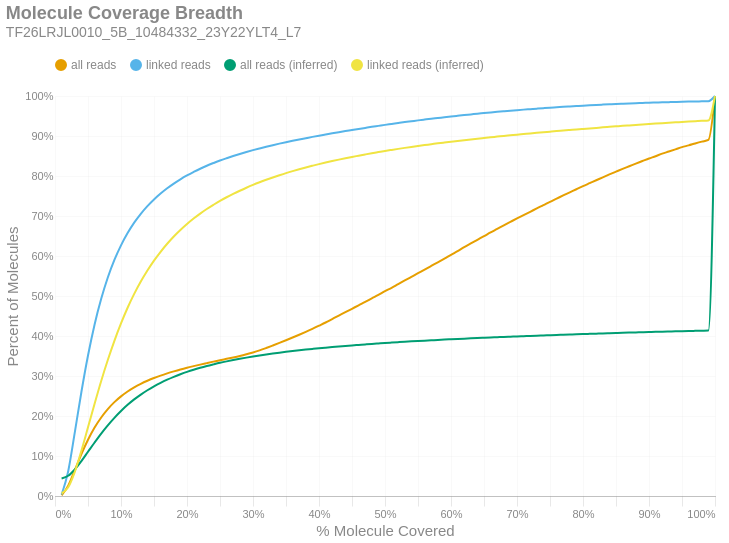

Notebook code cell kept with this figure:
### Markdown cell above
### Molecule Read Coverage
This chart shows molecule coverage breadth as computed by the number of bases aligned to that molecule. In other words, "*how much of each unique long molecule is actually sequenced/aligned?*" Keep in mind there is a distinction between sequences and alignments, since some sequences belonging to a particular molecule may not align well and wouldn't appear in the alignment data. This chart also shows molecule coverage breadth as computed by the *inferred fragment* from which the aligned sequences originate. Unlike read coverage, this calculation takes into account the total insert size, including unsequenced gaps between the forward and reverse reads. Like the previous figures, these are cumulative percents.

### Code cell
if SKIPLR:
    print_html(f"Skipped")
else:
    binned_df = consolidated_hist(valids['coverage_bp'], mask, 0.01, True)
    binned_df_inf = consolidated_hist(valids['coverage_inserts'], mask, 0.01, True)
    binned_df = binned_df.with_columns(pl.lit(binned_df_inf['all reads (cumsum)']).alias('all reads (inferred)'))
    binned_df = binned_df.with_columns(pl.lit(binned_df_inf['linked reads (cumsum)']).alias('linked reads (inferred)'))
    binned_df = binned_df.with_columns(
        (pl.col('bin').cast(pl.Float64) + 0.01).alias('right_edge')
    )

    with SafeRender(binned_df):
        (
            density_plot(binned_df, 'Molecule Coverage Breadth', samplename, 'molcov', ['all reads (inferred)','linked reads (inferred)'])
            .encode(
                #x=alt.X('bin:Q', title="% Molecule Covered").axis(format = '%').scale(padding=0),
                x=alt.X('right_edge:Q', title="% Molecule Covered").axis(format='%').scale(padding=0),
                y=alt.Y('value:Q', title='Percent of Molecules')
                    .axis(format='%')
                    .stack(False)
                    .scale(domainMin=0, padding=0),
                color=alt.Color("key:N").scale(domain = ["all reads", "linked reads", "all reads (inferred)", "linked reads (inferred)"]),
                tooltip = [
                    alt.Tooltip("key:N", title = "Data Type"),
                    alt.Tooltip("range_label:N", title="% Molecule Covered"),
                    alt.Tooltip("value:Q", format = ".2%", title="% Molecules")
                ]
            )
        ).display()

### Figure 1 — Vega-Lite specification as saved in the notebook (floating-point values rounded to 4 significant figures)
{"width": "container", "height": 400, "config": {"title": {"anchor": "start", "dy": -15, "fontSize": 18, "color": "#888888", "subtitleColor": "#888888", "subtitleFontSize": 14}, "arc": {"fill": "#0072B2"}, "axis": {"domainColor": "#888888", "domainWidth": 0.5, "gridWidth": 0.2, "grid": false, "titleFontWeight": 400, "titleFontSize": 15, "labelFontSize": 11, "labelColor": "#888888", "tickColor": "#888888", "tickWidth": 0.2, "titleColor": "#888888"}, "axisBand": {"grid": false}, "axisX": {"grid": true, "tickSize": 10, "domainCap": "round"}, "axisY": {"domain": false, "grid": true, "tickSize": 0, "domainCap": "round"}, "background": "transparent", "header": {"labelFontSize": 15, "labelColor": "#888888", "titleFontSize": 15, "titleFontWeight": 600, "titleColor": "#888888"}, "legend": {"labelFont": "sans-serif", "labelFontSize": 12, "labelColor": "#888888", "symbolSize": 100, "symbolType": "circle", "titleFontSize": 12, "titlePadding": 10, "titleColor": "#888888", "title": null, "orient": "top"}, "range": {"category": ["#E69F00", "#56B4E9", "#009E73", "#F0E442", "#0072B2", "#D55E00", "#CC79A7", "#000000"], "diverging": ["#cfe8f3", "#a2d4ec", "#73bfe2", "#46abdb", "#1696d2", "#12719e"]}, "area": {"fill": "#0072B2", "fillOpacity": 0.7, "line": true, "strokeOpacity": 0.7}, "line": {"color": "#0072B2", "stroke": "#0072B2", "strokeWidth": 2}, "trail": {"color": "#0072B2", "stroke": "#0072B2", "strokeWidth": 0, "size": 1}, "point": {"filled": true, "fillOpacity": 1.0, "size": 95}, "text": {"color": "#888888", "fontSize": 11, "align": "right", "fontWeight": 400, "size": 11}, "bar": {"fill": "#0072B2", "stroke": null}, "view": {"stroke": null, "continuousWidth": 660, "continuousHeight": 400}}, "data": {"name": "data-3c1292a9e350cd3934bed6e832c23c2a"}, "mark": {"type": "line", "interpolate": "monotone", "point": {"opacity": 0, "size": 275}}, "encoding": {"color": {"field": "key", "scale": {"domain": ["all reads", "linked reads", "all reads (inferred)", "linked reads (inferred)"]}, "type": "nominal"}, "tooltip": [{"field": "key", "title": "Data Type", "type": "nominal"}, {"field": "range_label", "title": "% Molecule Covered", "type": "nominal"}, {"field": "value", "format": ".2%", "title": "% Molecules", "type": "quantitative"}], "x": {"axis": {"format": "%"}, "field": "right_edge", "scale": {"padding": 0}, "title": "% Molecule Covered", "type": "quantitative"}, "y": {"axis": {"format": "%"}, "field": "value", "scale": {"domainMin": 0, "padding": 0}, "stack": false, "title": "Percent of Molecules", "type": "quantitative"}}, "params": [{"name": "param_c36ac31b6afebe62", "select": {"type": "point", "fields": ["key"]}, "bind": "legend"}], "title": {"text": "Molecule Coverage Breadth", "subtitle": "TF26LRJL0010_5B_10484332_23Y22YLT4_L7"}, "transform": [{"fold": ["all reads (cumsum)", "linked reads (cumsum)", "all reads (inferred)", "linked reads (inferred)"]}, {"calculate": "replace(datum.key, ' (cumsum)', '')", "as": "key"}, {"filter": {"param": "param_c36ac31b6afebe62"}}], "usermeta": {"embedOptions": {"downloadFileName": "TF26LRJL0010_5B_10484332_23Y22YLT4_L7.molcov"}}, "$schema": "https://vega.github.io/schema/vega-lite/v6.4.1.json", "datasets": {"data-3c1292a9e350cd3934bed6e832c23c2a": [{"bin": "0.0", "interval": "0.0-0.01", "all reads": 0.001877, "linked reads": 0.003641, "all reads (cumsum)": 0.001877, "linked reads (cumsum)": 0.003641, "range_label": "0.0-0.01", "all reads (inferred)": 0.04375, "linked reads (inferred)": 0.006668, "right_edge": 0.01}, {"bin": "0.01", "interval": "0.01-0.02", "all reads": 0.02404, "linked reads": 0.05837, "all reads (cumsum)": 0.02591, "linked reads (cumsum)": 0.06201, "range_label": "0.01-0.02", "all reads (inferred)": 0.05058, "linked reads (inferred)": 0.02179, "right_edge": 0.02}, {"bin": "0.02", "interval": "0.02-0.03", "all reads": 0.03878, "linked reads": 0.09694, "all reads (cumsum)": 0.06469, "linked reads (cumsum)": 0.1589, "range_label": "0.02-0.03", "all reads (inferred)": 0.06629, "linked reads (inferred)": 0.06033, "right_edge": 0.03}, {"bin": "0.03", "interval": "0.03-0.04", "all reads": 0.0399, "linked reads": 0.101, "all reads (cumsum)": 0.1046, "linked reads (cumsum)": 0.2599, "range_label": "0.03-0.04", "all reads (inferred)": 0.08729, "linked reads (inferred)": 0.113, "right_edge": 0.04}, {"bin": "0.04", "interval": "0.04-0.05", "all reads": 0.0359, "linked reads": 0.09117, "all reads (cumsum)": 0.1405, "linked reads (cumsum)": 0.3511, "range_label": "0.04-0.05", "all reads (inferred)": 0.1105, "linked reads (inferred)": 0.1716, "right_edge": 0.05}, {"bin": "0.05", "interval": "0.05-0.06", "all reads": 0.03064, "linked reads": 0.0779, "all reads (cumsum)": 0.1711, "linked reads (cumsum)": 0.429, "range_label": "0.05-0.06", "all reads (inferred)": 0.1337, "linked reads (inferred)": 0.2307, "right_edge": 0.06}, {"bin": "0.06", "interval": "0.06-0.07", "all reads": 0.0252, "linked reads": 0.0641, "all reads (cumsum)": 0.1963, "linked reads (cumsum)": 0.4931, "range_label": "0.06-0.07", "all reads (inferred)": 0.1561, "linked reads (inferred)": 0.2876, "right_edge": 0.07}, {"bin": "0.07", "interval": "0.07-0.08", "all reads": 0.02097, "linked reads": 0.05326, "all reads (cumsum)": 0.2173, "linked reads (cumsum)": 0.5463, "range_label": "0.07-0.08", "all reads (inferred)": 0.1766, "linked reads (inferred)": 0.3399, "right_edge": 0.08}, {"bin": "0.08", "interval": "0.08-0.09", "all reads": 0.01732, "linked reads": 0.04392, "all reads (cumsum)": 0.2346, "linked reads (cumsum)": 0.5903, "range_label": "0.08-0.09", "all reads (inferred)": 0.1955, "linked reads (inferred)": 0.3879, "right_edge": 0.09}, {"bin": "0.09", "interval": "0.09-0.1", "all reads": 0.01439, "linked reads": 0.03642, "all reads (cumsum)": 0.249, "linked reads (cumsum)": 0.6267, "range_label": "0.09-0.1", "all reads (inferred)": 0.2125, "linked reads (inferred)": 0.4314, "right_edge": 0.1}, {"bin": "0.1", "interval": "0.1-0.11", "all reads": 0.01221, "linked reads": 0.03076, "all reads (cumsum)": 0.2612, "linked reads (cumsum)": 0.6574, "range_label": "0.1-0.11", "all reads (inferred)": 0.2279, "linked reads (inferred)": 0.4706, "right_edge": 0.11}, {"bin": "0.11", "interval": "0.11-0.12", "all reads": 0.01038, "linked reads": 0.02608, "all reads (cumsum)": 0.2716, "linked reads (cumsum)": 0.6835, "range_label": "0.11-0.12", "all reads (inferred)": 0.2415, "linked reads (inferred)": 0.5052, "right_edge": 0.12}, {"bin": "0.12", "interval": "0.12-0.13", "all reads": 0.008814, "linked reads": 0.02205, "all reads (cumsum)": 0.2804, "linked reads (cumsum)": 0.7056, "range_label": "0.12-0.13", "all reads (inferred)": 0.2536, "linked reads (inferred)": 0.536, "right_edge": 0.13}, {"bin": "0.13", "interval": "0.13-0.14", "all reads": 0.007674, "linked reads": 0.01906, "all reads (cumsum)": 0.2881, "linked reads (cumsum)": 0.7246, "range_label": "0.13-0.14", "all reads (inferred)": 0.2644, "linked reads (inferred)": 0.5637, "right_edge": 0.14}, {"bin": "0.14", "interval": "0.14-0.15", "all reads": 0.006857, "linked reads": 0.01677, "all reads (cumsum)": 0.2949, "linked reads (cumsum)": 0.7414, "range_label": "0.14-0.15", "all reads (inferred)": 0.2742, "linked reads (inferred)": 0.5885, "right_edge": 0.15}, {"bin": "0.15", "interval": "0.15-0.16", "all reads": 0.006101, "linked reads": 0.01474, "all reads (cumsum)": 0.301, "linked reads (cumsum)": 0.7561, "range_label": "0.15-0.16", "all reads (inferred)": 0.2829, "linked reads (inferred)": 0.6106, "right_edge": 0.16}, {"bin": "0.16", "interval": "0.16-0.17", "all reads": 0.005525, "linked reads": 0.01312, "all reads (cumsum)": 0.3066, "linked reads (cumsum)": 0.7693, "range_label": "0.16-0.17", "all reads (inferred)": 0.2907, "linked reads (inferred)": 0.6307, "right_edge": 0.17}, {"bin": "0.17", "interval": "0.17-0.18", "all reads": 0.005049, "linked reads": 0.01178, "all reads (cumsum)": 0.3116, "linked reads (cumsum)": 0.781, "range_label": "0.17-0.18", "all reads (inferred)": 0.2979, "linked reads (inferred)": 0.6488, "right_edge": 0.18}, {"bin": "0.18", "interval": "0.18-0.19", "all reads": 0.004724, "linked reads": 0.01069, "all reads (cumsum)": 0.3163, "linked reads (cumsum)": 0.7917, "range_label": "0.18-0.19", "all reads (inferred)": 0.3043, "linked reads (inferred)": 0.665, "right_edge": 0.19}, {"bin": "0.19", "interval": "0.19-0.2", "all reads": 0.004326, "linked reads": 0.009689, "all reads (cumsum)": 0.3207, "linked reads (cumsum)": 0.8014, "range_label": "0.19-0.2", "all reads (inferred)": 0.3102, "linked reads (inferred)": 0.68, "right_edge": 0.2}, {"bin": "0.2", "interval": "0.2-0.21", "all reads": 0.003983, "linked reads": 0.008633, "all reads (cumsum)": 0.3246, "linked reads (cumsum)": 0.8101, "range_label": "0.2-0.21", "all reads (inferred)": 0.3156, "linked reads (inferred)": 0.6936, "right_edge": 0.21}, {"bin": "0.21", "interval": "0.21-0.22", "all reads": 0.00386, "linked reads": 0.008129, "all reads (cumsum)": 0.3285, "linked reads (cumsum)": 0.8182, "range_label": "0.21-0.22", "all reads (inferred)": 0.3204, "linked reads (inferred)": 0.706, "right_edge": 0.22}, {"bin": "0.22", "interval": "0.22-0.23", "all reads": 0.003712, "linked reads": 0.007422, "all reads (cumsum)": 0.3322, "linked reads (cumsum)": 0.8256, "range_label": "0.22-0.23", "all reads (inferred)": 0.3249, "linked reads (inferred)": 0.7174, "right_edge": 0.23}, {"bin": "0.23", "interval": "0.23-0.24", "all reads": 0.003681, "linked reads": 0.006768, "all reads (cumsum)": 0.3359, "linked reads (cumsum)": 0.8324, "range_label": "0.23-0.24", "all reads (inferred)": 0.329, "linked reads (inferred)": 0.7279, "right_edge": 0.24}, {"bin": "0.24", "interval": "0.24-0.25", "all reads": 0.003609, "linked reads": 0.006434, "all reads (cumsum)": 0.3395, "linked reads (cumsum)": 0.8388, "range_label": "0.24-0.25", "all reads (inferred)": 0.333, "linked reads (inferred)": 0.7379, "right_edge": 0.25}, {"bin": "0.25", "interval": "0.25-0.26", "all reads": 0.0034, "linked reads": 0.005724, "all reads (cumsum)": 0.3429, "linked reads (cumsum)": 0.8445, "range_label": "0.25-0.26", "all reads (inferred)": 0.3365, "linked reads (inferred)": 0.7469, "right_edge": 0.26}, {"bin": "0.26", "interval": "0.26-0.27", "all reads": 0.003471, "linked reads": 0.005406, "all reads (cumsum)": 0.3464, "linked reads (cumsum)": 0.8499, "range_label": "0.26-0.27", "all reads (inferred)": 0.3399, "linked reads (inferred)": 0.7553, "right_edge": 0.27}, {"bin": "0.27", "interval": "0.27-0.28", "all reads": 0.003743, "linked reads": 0.005113, "all reads (cumsum)": 0.3501, "linked reads (cumsum)": 0.855, "range_label": "0.27-0.28", "all reads (inferred)": 0.343, "linked reads (inferred)": 0.7632, "right_edge": 0.28}, {"bin": "0.28", "interval": "0.28-0.29", "all reads": 0.004195, "linked reads": 0.004941, "all reads (cumsum)": 0.3543, "linked reads (cumsum)": 0.86, "range_label": "0.28-0.29", "all reads (inferred)": 0.346, "linked reads (inferred)": 0.7707, "right_edge": 0.29}, {"bin": "0.29", "interval": "0.29-0.3", "all reads": 0.004577, "linked reads": 0.004623, "all reads (cumsum)": 0.3589, "linked reads (cumsum)": 0.8646, "range_label": "0.29-0.3", "all reads (inferred)": 0.3488, "linked reads (inferred)": 0.7778, "right_edge": 0.3}, {"bin": "0.3", "interval": "0.3-0.31", "all reads": 0.005213, "linked reads": 0.004317, "all reads (cumsum)": 0.3641, "linked reads (cumsum)": 0.8689, "range_label": "0.3-0.31", "all reads (inferred)": 0.3514, "linked reads (inferred)": 0.7843, "right_edge": 0.31}, {"bin": "0.31", "interval": "0.31-0.32", "all reads": 0.005913, "linked reads": 0.004172, "all reads (cumsum)": 0.37, "linked reads (cumsum)": 0.8731, "range_label": "0.31-0.32", "all reads (inferred)": 0.3538, "linked reads (inferred)": 0.7905, "right_edge": 0.32}, {"bin": "0.32", "interval": "0.32-0.33", "all reads": 0.006247, "linked reads": 0.004005, "all reads (cumsum)": 0.3763, "linked reads (cumsum)": 0.8771, "range_label": "0.32-0.33", "all reads (inferred)": 0.3561, "linked reads (inferred)": 0.7963, "right_edge": 0.33}, {"bin": "0.33", "interval": "0.33-0.34", "all reads": 0.006405, "linked reads": 0.003773, "all reads (cumsum)": 0.3827, "linked reads (cumsum)": 0.8809, "range_label": "0.33-0.34", "all reads (inferred)": 0.3583, "linked reads (inferred)": 0.8019, "right_edge": 0.34}, {"bin": "0.34", "interval": "0.34-0.35", "all reads": 0.00667, "linked reads": 0.003627, "all reads (cumsum)": 0.3893, "linked reads (cumsum)": 0.8845, "range_label": "0.34-0.35", "all reads (inferred)": 0.3604, "linked reads (inferred)": 0.8072, "right_edge": 0.35}, {"bin": "0.35", "interval": "0.35-0.36", "all reads": 0.00685, "linked reads": 0.003553, "all reads (cumsum)": 0.3962, "linked reads (cumsum)": 0.8881, "range_label": "0.35-0.36", "all reads (inferred)": 0.3624, "linked reads (inferred)": 0.8122, "right_edge": 0.36}, {"bin": "0.36", "interval": "0.36-0.37", "all reads": 0.006982, "linked reads": 0.003341, "all reads (cumsum)": 0.4032, "linked reads (cumsum)": 0.8914, "range_label": "0.36-0.37", "all reads (inferred)": 0.3643, "linked reads (inferred)": 0.817, "right_edge": 0.37}, {"bin": "0.37", "interval": "0.37-0.38", "all reads": 0.007199, "linked reads": 0.003176, "all reads (cumsum)": 0.4104, "linked reads (cumsum)": 0.8946, "range_label": "0.37-0.38", "all reads (inferred)": 0.3661, "linked reads (inferred)": 0.8214, "right_edge": 0.38}, {"bin": "0.38", "interval": "0.38-0.39", "all reads": 0.007463, "linked reads": 0.003209, "all reads (cumsum)": 0.4178, "linked reads (cumsum)": 0.8978, "range_label": "0.38-0.39", "all reads (inferred)": 0.3677, "linked reads (inferred)": 0.8256, "right_edge": 0.39}, {"bin": "0.39", "interval": "0.39-0.4", "all reads": 0.007903, "linked reads": 0.003085, "all reads (cumsum)": 0.4257, "linked reads (cumsum)": 0.9009, "range_label": "0.39-0.4", "all reads (inferred)": 0.3694, "linked reads (inferred)": 0.8297, "right_edge": 0.4}, {"bin": "0.4", "interval": "0.4-0.41", "all reads": 0.008055, "linked reads": 0.002898, "all reads (cumsum)": 0.4338, "linked reads (cumsum)": 0.9038, "range_label": "0.4-0.41", "all reads (inferred)": 0.3709, "linked reads (inferred)": 0.8336, "right_edge": 0.41}, {"bin": "0.41", "interval": "0.41-0.42", "all reads": 0.008634, "linked reads": 0.00292, "all reads (cumsum)": 0.4424, "linked reads (cumsum)": 0.9067, "range_label": "0.41-0.42", "all reads (inferred)": 0.3724, "linked reads (inferred)": 0.8374, "right_edge": 0.42}, {"bin": "0.42", "interval": "0.42-0.43", "all reads": 0.008593, "linked reads": 0.002851, "all reads (cumsum)": 0.451, "linked reads (cumsum)": 0.9095, "range_label": "0.42-0.43", "all reads (inferred)": 0.3739, "linked reads (inferred)": 0.8409, "right_edge": 0.43}, {"bin": "0.43", "interval": "0.43-0.44", "all reads": 0.008423, "linked reads": 0.002769, "all reads (cumsum)": 0.4594, "linked reads (cumsum)": 0.9123, "range_label": "0.43-0.44", "all reads (inferred)": 0.3752, "linked reads (inferred)": 0.8444, "right_edge": 0.44}, {"bin": "0.44", "interval": "0.44-0.45", "all reads": 0.008645, "linked reads": 0.002637, "all reads (cumsum)": 0.4681, "linked reads (cumsum)": 0.9149, "range_label": "0.44-0.45", "all reads (inferred)": 0.3765, "linked reads (inferred)": 0.8477, "right_edge": 0.45}, {"bin": "0.45", "interval": "0.45-0.46", "all reads": 0.008662, "linked reads": 0.002706, "all reads (cumsum)": 0.4767, "linked reads (cumsum)": 0.9176, "range_label": "0.45-0.46", "all reads (inferred)": 0.3778, "linked reads (inferred)": 0.8508, "right_edge": 0.46}, {"bin": "0.46", "interval": "0.46-0.47", "all reads": 0.008503, "linked reads": 0.002626, "all reads (cumsum)": 0.4852, "linked reads (cumsum)": 0.9203, "range_label": "0.46-0.47", "all reads (inferred)": 0.379, "linked reads (inferred)": 0.8539, "right_edge": 0.47}, {"bin": "0.47", "interval": "0.47-0.48", "all reads": 0.008956, "linked reads": 0.002611, "all reads (cumsum)": 0.4942, "linked reads (cumsum)": 0.9229, "range_label": "0.47-0.48", "all reads (inferred)": 0.3803, "linked reads (inferred)": 0.8569, "right_edge": 0.48}, {"bin": "0.48", "interval": "0.48-0.49", "all reads": 0.008583, "linked reads": 0.00245, "all reads (cumsum)": 0.5028, "linked reads (cumsum)": 0.9253, "range_label": "0.48-0.49", "all reads (inferred)": 0.3814, "linked reads (inferred)": 0.8598, "right_edge": 0.49}, {"bin": "0.49", "interval": "0.49-0.5", "all reads": 0.009538, "linked reads": 0.002478, "all reads (cumsum)": 0.5123, "linked reads (cumsum)": 0.9278, "range_label": "0.49-0.5", "all reads (inferred)": 0.3825, "linked reads (inferred)": 0.8626, "right_edge": 0.5}, {"bin": "0.5", "interval": "0.5-0.51", "all reads": 0.008231, "linked reads": 0.002315, "all reads (cumsum)": 0.5206, "linked reads (cumsum)": 0.9301, "range_label": "0.5-0.51", "all reads (inferred)": 0.3836, "linked reads (inferred)": 0.8652, "right_edge": 0.51}, {"bin": "0.51", "interval": "0.51-0.52", "all reads": 0.009229, "linked reads": 0.002348, "all reads (cumsum)": 0.5298, "linked reads (cumsum)": 0.9325, "range_label": "0.51-0.52", "all reads (inferred)": 0.3846, "linked reads (inferred)": 0.8678, "right_edge": 0.52}, {"bin": "0.52", "interval": "0.52-0.53", "all reads": 0.009014, "linked reads": 0.0023, "all reads (cumsum)": 0.5388, "linked reads (cumsum)": 0.9348, "range_label": "0.52-0.53", "all reads (inferred)": 0.3856, "linked reads (inferred)": 0.8703, "right_edge": 0.53}, {"bin": "0.53", "interval": "0.53-0.54", "all reads": 0.009073, "linked reads": 0.002126, "all reads (cumsum)": 0.5479, "linked reads (cumsum)": 0.9369, "range_label": "0.53-0.54", "all reads (inferred)": 0.3866, "linked reads (inferred)": 0.8727, "right_edge": 0.54}, {"bin": "0.54", "interval": "0.54-0.55", "all reads": 0.009085, "linked reads": 0.00215, "all reads (cumsum)": 0.557, "linked reads (cumsum)": 0.9391, "range_label": "0.54-0.55", "all reads (inferred)": 0.3875, "linked reads (inferred)": 0.875, "right_edge": 0.55}, {"bin": "0.55", "interval": "0.55-0.56", "all reads": 0.009183, "linked reads": 0.002052, "all reads (cumsum)": 0.5661, "linked reads (cumsum)": 0.9411, "range_label": "0.55-0.56", "all reads (inferred)": 0.3884, "linked reads (inferred)": 0.8772, "right_edge": 0.56}, {"bin": "0.56", "interval": "0.56-0.57", "all reads": 0.009015, "linked reads": 0.002019, "all reads (cumsum)": 0.5752, "linked reads (cumsum)": 0.9431, "range_label": "0.56-0.57", "all reads (inferred)": 0.3893, "linked reads (inferred)": 0.8794, "right_edge": 0.57}, {"bin": "0.57", "interval": "0.57-0.58", "all reads": 0.008944, "linked reads": 0.001856, "all reads (cumsum)": 0.5841, "linked reads (cumsum)": 0.945, "range_label": "0.57-0.58", "all reads (inferred)": 0.3902, "linked reads (inferred)": 0.8817, "right_edge": 0.58}, {"bin": "0.58", "interval": "0.58-0.59", "all reads": 0.009174, "linked reads": 0.001911, "all reads (cumsum)": 0.5933, "linked reads (cumsum)": 0.9469, "range_label": "0.58-0.59", "all reads (inferred)": 0.391, "linked reads (inferred)": 0.8837, "right_edge": 0.59}, {"bin": "0.59", "interval": "0.59-0.6", "all reads": 0.009686, "linked reads": 0.001851, "all reads (cumsum)": 0.603, "linked reads (cumsum)": 0.9487, "range_label": "0.59-0.6", "all reads (inferred)": 0.3918, "linked reads (inferred)": 0.8857, "right_edge": 0.6}, {"bin": "0.6", "interval": "0.6-0.61", "all reads": 0.009293, "linked reads": 0.001809, "all reads (cumsum)": 0.6123, "linked reads (cumsum)": 0.9506, "range_label": "0.6-0.61", "all reads (inferred)": 0.3926, "linked reads (inferred)": 0.8877, "right_edge": 0.61}, {"bin": "0.61", "interval": "0.61-0.62", "all reads": 0.009784, "linked reads": 0.001795, "all reads (cumsum)": 0.622, "linked reads (cumsum)": 0.9523, "range_label": "0.61-0.62", "all reads (inferred)": 0.3934, "linked reads (inferred)": 0.8897, "right_edge": 0.62}, {"bin": "0.62", "interval": "0.62-0.63", "all reads": 0.00929, "linked reads": 0.001641, "all reads (cumsum)": 0.6313, "linked reads (cumsum)": 0.954, "range_label": "0.62-0.63", "all reads (inferred)": 0.3942, "linked reads (inferred)": 0.8915, "right_edge": 0.63}, {"bin": "0.63", "interval": "0.63-0.64", "all reads": 0.009267, "linked reads": 0.001714, "all reads (cumsum)": 0.6406, "linked reads (cumsum)": 0.9557, "range_label": "0.63-0.64", "all reads (inferred)": 0.3949, "linked reads (inferred)": 0.8933, "right_edge": 0.64}, {"bin": "0.64", "interval": "0.64-0.65", "all reads": 0.009084, "linked reads": 0.001558, "all reads (cumsum)": 0.6497, "linked reads (cumsum)": 0.9573, "range_label": "0.64-0.65", "all reads (inferred)": 0.3956, "linked reads (inferred)": 0.8951, "right_edge": 0.65}, {"bin": "0.65", "interval": "0.65-0.66", "all reads": 0.009282, "linked reads": 0.001626, "all reads (cumsum)": 0.659, "linked reads (cumsum)": 0.9589, "range_label": "0.65-0.66", "all reads (inferred)": 0.3963, "linked reads (inferred)": 0.8968, "right_edge": 0.66}, {"bin": "0.66", "interval": "0.66-0.67", "all reads": 0.00882, "linked reads": 0.001571, "all reads (cumsum)": 0.6678, "linked reads (cumsum)": 0.9605, "range_label": "0.66-0.67", "all reads (inferred)": 0.397, "linked reads (inferred)": 0.8985, "right_edge": 0.67}, {"bin": "0.67", "interval": "0.67-0.68", "all reads": 0.008935, "linked reads": 0.001458, "all reads (cumsum)": 0.6767, "linked reads (cumsum)": 0.9619, "range_label": "0.67-0.68", "all reads (inferred)": 0.3977, "linked reads (inferred)": 0.9002, "right_edge": 0.68}, {"bin": "0.68", "interval": "0.68-0.69", "all reads": 0.008593, "linked reads": 0.001418, "all reads (cumsum)": 0.6853, "linked reads (cumsum)": 0.9633, "range_label": "0.68-0.69", "all reads (inferred)": 0.3983, "linked reads (inferred)": 0.9018, "right_edge": 0.69}, {"bin": "0.69", "interval": "0.69-0.7", "all reads": 0.00856, "linked reads": 0.001327, "all reads (cumsum)": 0.6939, "linked reads (cumsum)": 0.9647, "range_label": "0.69-0.7", "all reads (inferred)": 0.399, "linked reads (inferred)": 0.9034, "right_edge": 0.7}, {"bin": "0.7", "interval": "0.7-0.71", "all reads": 0.008387, "linked reads": 0.001285, "all reads (cumsum)": 0.7023, "linked reads (cumsum)": 0.9659, "range_label": "0.7-0.71", "all reads (inferred)": 0.3996, "linked reads (inferred)": 0.9049, "right_edge": 0.71}, {"bin": "0.71", "interval": "0.71-0.72", "all reads": 0.008279, "linked reads": 0.001229, "all reads (cumsum)": 0.7105, "linked reads (cumsum)": 0.9672, "range_label": "0.71-0.72", "all reads (inferred)": 0.4003, "linked reads (inferred)": 0.9064, "right_edge": 0.72}, {"bin": "0.72", "interval": "0.72-0.73", "all reads": 0.008468, "linked reads": 0.001233, "all reads (cumsum)": 0.719, "linked reads (cumsum)": 0.9684, "range_label": "0.72-0.73", "all reads (inferred)": 0.4009, "linked reads (inferred)": 0.9079, "right_edge": 0.73}, {"bin": "0.73", "interval": "0.73-0.74", "all reads": 0.008118, "linked reads": 0.001217, "all reads (cumsum)": 0.7271, "linked reads (cumsum)": 0.9696, "range_label": "0.73-0.74", "all reads (inferred)": 0.4014, "linked reads (inferred)": 0.9093, "right_edge": 0.74}, {"bin": "0.74", "interval": "0.74-0.75", "all reads": 0.008393, "linked reads": 0.001173, "all reads (cumsum)": 0.7355, "linked reads (cumsum)": 0.9708, "range_label": "0.74-0.75", "all reads (inferred)": 0.402, "linked reads (inferred)": 0.9108, "right_edge": 0.75}, {"bin": "0.75", "interval": "0.75-0.76", "all reads": 0.007889, "linked reads": 0.00103, "all reads (cumsum)": 0.7434, "linked reads (cumsum)": 0.9718, "range_label": "0.75-0.76", "all reads (inferred)": 0.4026, "linked reads (inferred)": 0.9122, "right_edge": 0.76}, {"bin": "0.76", "interval": "0.76-0.77", "all reads": 0.007968, "linked reads": 0.001079, "all reads (cumsum)": 0.7514, "linked reads (cumsum)": 0.9729, "range_label": "0.76-0.77", "all reads (inferred)": 0.4032, "linked reads (inferred)": 0.9136, "right_edge": 0.77}, {"bin": "0.77", "interval": "0.77-0.78", "all reads": 0.007779, "linked reads": 0.001002, "all reads (cumsum)": 0.7591, "linked reads (cumsum)": 0.9739, "range_label": "0.77-0.78", "all reads (inferred)": 0.4038, "linked reads (inferred)": 0.915, "right_edge": 0.78}, {"bin": "0.78", "interval": "0.78-0.79", "all reads": 0.007677, "linked reads": 0.0009875, "all reads (cumsum)": 0.7668, "linked reads (cumsum)": 0.9749, "range_label": "0.78-0.79", "all reads (inferred)": 0.4043, "linked reads (inferred)": 0.9164, "right_edge": 0.79}, {"bin": "0.79", "interval": "0.79-0.8", "all reads": 0.007851, "linked reads": 0.0009771, "all reads (cumsum)": 0.7747, "linked reads (cumsum)": 0.9759, "range_label": "0.79-0.8", "all reads (inferred)": 0.4049, "linked reads (inferred)": 0.9177, "right_edge": 0.8}, {"bin": "0.8", "interval": "0.8-0.81", "all reads": 0.007361, "linked reads": 0.0009047, "all reads (cumsum)": 0.782, "linked reads (cumsum)": 0.9768, "range_label": "0.8-0.81", "all reads (inferred)": 0.4054, "linked reads (inferred)": 0.919, "right_edge": 0.81}, {"bin": "0.81", "interval": "0.81-0.82", "all reads": 0.00731, "linked reads": 0.0008549, "all reads (cumsum)": 0.7893, "linked reads (cumsum)": 0.9776, "range_label": "0.81-0.82", "all reads (inferred)": 0.4059, "linked reads (inferred)": 0.9203, "right_edge": 0.82}, {"bin": "0.82", "interval": "0.82-0.83", "all reads": 0.007412, "linked reads": 0.0008229, "all reads (cumsum)": 0.7968, "linked reads (cumsum)": 0.9785, "range_label": "0.82-0.83", "all reads (inferred)": 0.4065, "linked reads (inferred)": 0.9216, "right_edge": 0.83}, {"bin": "0.83", "interval": "0.83-0.84", "all reads": 0.007173, "linked reads": 0.0008032, "all reads (cumsum)": 0.8039, "linked reads (cumsum)": 0.9793, "range_label": "0.83-0.84", "all reads (inferred)": 0.407, "linked reads (inferred)": 0.9229, "right_edge": 0.84}, {"bin": "0.84", "interval": "0.84-0.85", "all reads": 0.006962, "linked reads": 0.0007853, "all reads (cumsum)": 0.8109, "linked reads (cumsum)": 0.98, "range_label": "0.84-0.85", "all reads (inferred)": 0.4075, "linked reads (inferred)": 0.9241, "right_edge": 0.85}, {"bin": "0.85", "interval": "0.85-0.86", "all reads": 0.006887, "linked reads": 0.0006828, "all reads (cumsum)": 0.8178, "linked reads (cumsum)": 0.9807, "range_label": "0.85-0.86", "all reads (inferred)": 0.408, "linked reads (inferred)": 0.9254, "right_edge": 0.86}, {"bin": "0.86", "interval": "0.86-0.87", "all reads": 0.006567, "linked reads": 0.0006696, "all reads (cumsum)": 0.8243, "linked reads (cumsum)": 0.9814, "range_label": "0.86-0.87", "all reads (inferred)": 0.4085, "linked reads (inferred)": 0.9265, "right_edge": 0.87}, {"bin": "0.87", "interval": "0.87-0.88", "all reads": 0.006692, "linked reads": 0.0006386, "all reads (cumsum)": 0.831, "linked reads (cumsum)": 0.982, "range_label": "0.87-0.88", "all reads (inferred)": 0.4089, "linked reads (inferred)": 0.9277, "right_edge": 0.88}, {"bin": "0.88", "interval": "0.88-0.89", "all reads": 0.006371, "linked reads": 0.0005502, "all reads (cumsum)": 0.8374, "linked reads (cumsum)": 0.9826, "range_label": "0.88-0.89", "all reads (inferred)": 0.4094, "linked reads (inferred)": 0.9288, "right_edge": 0.89}, {"bin": "0.89", "interval": "0.89-0.9", "all reads": 0.006409, "linked reads": 0.0005953, "all reads (cumsum)": 0.8438, "linked reads (cumsum)": 0.9832, "range_label": "0.89-0.9", "all reads (inferred)": 0.4099, "linked reads (inferred)": 0.93, "right_edge": 0.9}, {"bin": "0.9", "interval": "0.9-0.91", "all reads": 0.005701, "linked reads": 0.0005003, "all reads (cumsum)": 0.8495, "linked reads (cumsum)": 0.9837, "range_label": "0.9-0.91", "all reads (inferred)": 0.4103, "linked reads (inferred)": 0.9311, "right_edge": 0.91}, {"bin": "0.91", "interval": "0.91-0.92", "all reads": 0.006403, "linked reads": 0.0005201, "all reads (cumsum)": 0.8559, "linked reads (cumsum)": 0.9842, "range_label": "0.91-0.92", "all reads (inferred)": 0.4108, "linked reads (inferred)": 0.9322, "right_edge": 0.92}, {"bin": "0.92", "interval": "0.92-0.93", "all reads": 0.005181, "linked reads": 0.0004768, "all reads (cumsum)": 0.8611, "linked reads (cumsum)": 0.9847, "range_label": "0.92-0.93", "all reads (inferred)": 0.4112, "linked reads (inferred)": 0.9332, "right_edge": 0.93}, {"bin": "0.93", "interval": "0.93-0.94", "all reads": 0.00544, "linked reads": 0.0004712, "all reads (cumsum)": 0.8665, "linked reads (cumsum)": 0.9851, "range_label": "0.93-0.94", "all reads (inferred)": 0.4116, "linked reads (inferred)": 0.9341, "right_edge": 0.94}, {"bin": "0.94", "interval": "0.94-0.95", "all reads": 0.005604, "linked reads": 0.0004326, "all reads (cumsum)": 0.8721, "linked reads (cumsum)": 0.9856, "range_label": "0.94-0.95", "all reads (inferred)": 0.4121, "linked reads (inferred)": 0.9351, "right_edge": 0.95}, {"bin": "0.95", "interval": "0.95-0.96", "all reads": 0.004383, "linked reads": 0.0003715, "all reads (cumsum)": 0.8765, "linked reads (cumsum)": 0.986, "range_label": "0.95-0.96", "all reads (inferred)": 0.4125, "linked reads (inferred)": 0.9361, "right_edge": 0.96}, {"bin": "0.96", "interval": "0.96-0.97", "all reads": 0.00483, "linked reads": 0.0003649, "all reads (cumsum)": 0.8814, "linked reads (cumsum)": 0.9863, "range_label": "0.96-0.97", "all reads (inferred)": 0.4129, "linked reads (inferred)": 0.937, "right_edge": 0.97}, {"bin": "0.97", "interval": "0.97-0.98", "all reads": 0.004582, "linked reads": 0.0003489, "all reads (cumsum)": 0.8859, "linked reads (cumsum)": 0.9867, "range_label": "0.97-0.98", "all reads (inferred)": 0.4133, "linked reads (inferred)": 0.9379, "right_edge": 0.98}, {"bin": "0.98", "interval": "0.98-0.99", "all reads": 0.00424, "linked reads": 0.000348, "all reads (cumsum)": 0.8902, "linked reads (cumsum)": 0.987, "range_label": "0.98-0.99", "all reads (inferred)": 0.4137, "linked reads (inferred)": 0.9389, "right_edge": 0.99}, {"bin": "0.99", "interval": "0.99-1.0", "all reads": 0.1098, "linked reads": 0.01299, "all reads (cumsum)": 1.0, "linked reads (cumsum)": 1.0, "range_label": "0.99-1.0", "all reads (inferred)": 1.0, "linked reads (inferred)": 1.0, "right_edge": 1.0}]}}
